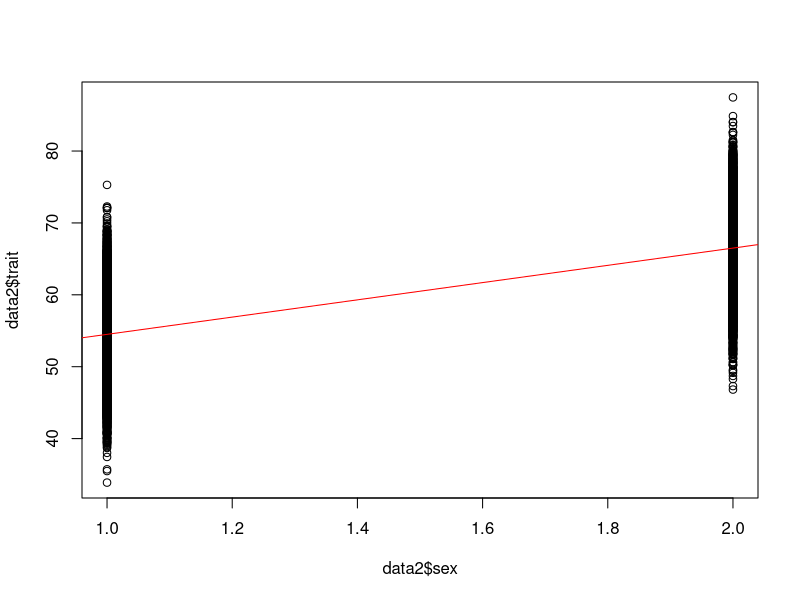
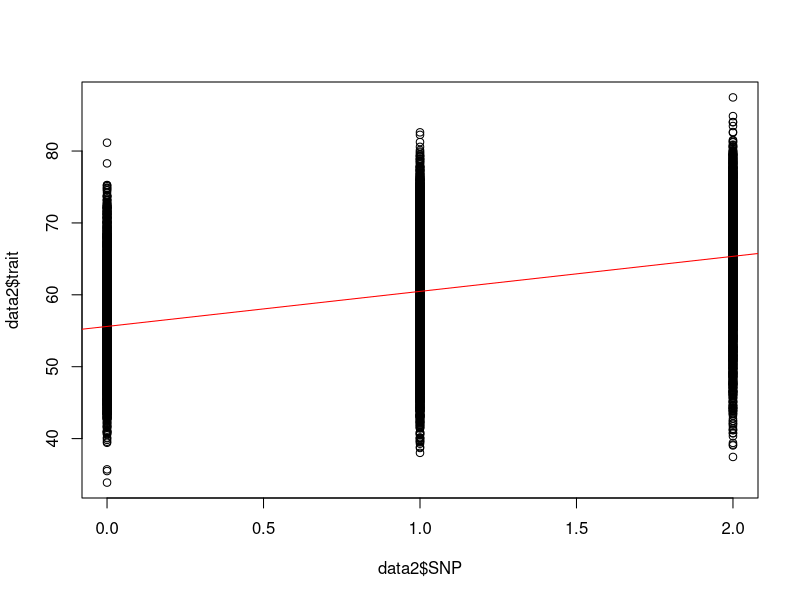

The R source for these figures, in order:
# 2a
data2 = read.table('B4A2_snp.dat', sep = "\t", header = T)
table(data2[,c(3,4)])
lm_sex = lm(data2$trait ~ data2$sex)
plot(data2$trait ~ data2$sex)
abline(lm_sex, col = 'red')
summary(lm_sex)

lm_snp = lm(data2$trait ~ data2$SNP)
plot(data2$trait ~ data2$SNP)
abline(lm_snp, col = 'red')
summary(lm_snp)

# 2b
lm_multi = lm(data2$trait ~ data2$sex + data2$SNP)
summary(lm_multi)

# 2c: choose lm_sex because less variables and same R² like lm_multi